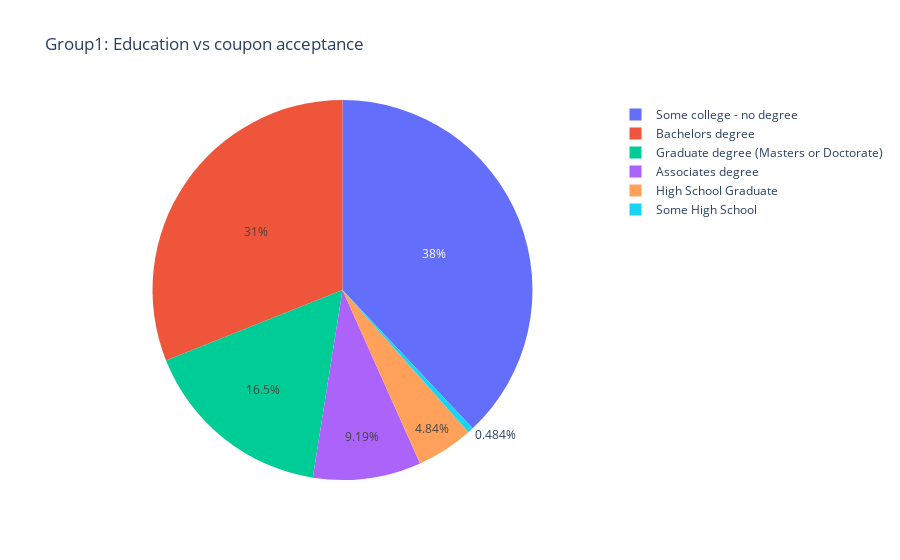
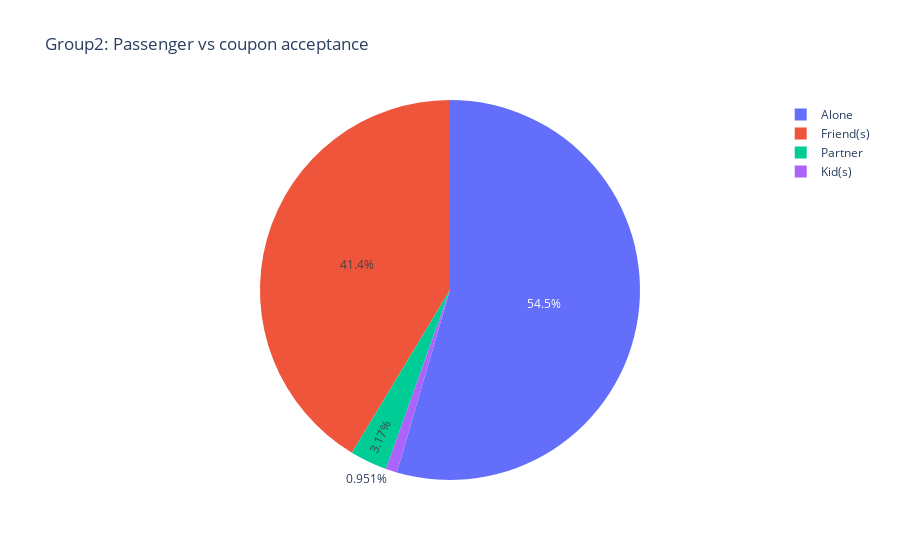

Write notebook code for charts like these, in order.
### Code cell
# Further study these two groups's coupon acceptance using visualization
# Group 1: People who go to a cheap restaurant more than once a month and are single or divorced
# Group 2: People who go to a cheap restaurant less than once a month or are married
#data_res_1_or_less_partners
#data_res_1_or_more_sgl_or_divd

# Study the education influence on coupon acceptance for group 2
gp1_sub = data_res_1_or_less_partners[["education", "Y"]]
gp1_sum = gp1_sub.groupby(['education']).agg(sum)[["Y"]]
gp1_sum_r = gp1_sum.reset_index()

# Create Seaborn pie chart 
#colors = sns.color_palette('pastel')[0:5]
#plt.pie(gp1_sum_r["Y"], labels = gp1_sum_r["education"], colors = colors, autopct='%.0f%%')
#plt.title('Group1: Education vs coupon acceptance')

# Create Plotly pie chart 
fig_6 = px.pie(gp1_sum_r, values='Y', names='education', title = "Group1: Education vs coupon acceptance")
fig_6.show()

#pip install -U kaleido
#fig_6.write_image("images/Coupon_Fig_3.png")

# Study the passenger influence on coupon acceptance for group 2
gp2_rename = data_res_1_or_more_sgl_or_divd.rename(columns={"passanger": "passenger"})
gp2_sub = gp2_rename[["passenger", "Y"]]
gp2_sum = gp2_sub.groupby(['passenger']).agg(sum)[["Y"]]
gp2_sum_r = gp2_sum.reset_index()

# Create Plotly pie chart for group 2
fig_7 = px.pie(gp2_sum_r, values='Y', names='passenger', title = "Group2: Passenger vs coupon acceptance")
fig_7.show()

#fig_7.write_image("images/Coupon_Fig_4.png")

# Conclusions:
# (1) For group 1 of people who go to a cheap restaurant more than once a month and are single or divorced,
#     those with higher education (some colloge, bachelors degree, graduate degree) are more likely to accept 
#     coupons as compared to those with lower education.
#
# (2) For group 2 of people who go to a cheap restaurant less than once a month or are married,
#     those driving alone or with friends are more likely to accept coupons as compared to those driving
#     with partners or kids.

### Figure 1 — Plotly figure (JSON) as saved in the notebook; plotly's stock layout.template omitted (floating-point values rounded to 4 significant figures)
{"data": [{"domain": {"x": [0, 1], "y": [0, 1]}, "hovertemplate": "education=%{label}<br>Y=%{value}<extra></extra>", "labels": ["Associates degree", "Bachelors degree", "Graduate degree (Masters or Doctorate)", "High School Graduate", "Some High School", "Some college - no degree"], "legendgroup": "", "name": "", "showlegend": true, "type": "pie", "values": [114, 385, 204, 60, 6, 471]}], "layout": {"legend": {"tracegroupgap": 0}, "title": {"text": "Group1: Education vs coupon acceptance"}}}

### Figure 2 — Plotly figure (JSON) as saved in the notebook; plotly's stock layout.template omitted (floating-point values rounded to 4 significant figures)
{"data": [{"domain": {"x": [0, 1], "y": [0, 1]}, "hovertemplate": "passenger=%{label}<br>Y=%{value}<extra></extra>", "labels": ["Alone", "Friend(s)", "Kid(s)", "Partner"], "legendgroup": "", "name": "", "showlegend": true, "type": "pie", "values": [344, 261, 6, 20]}], "layout": {"legend": {"tracegroupgap": 0}, "title": {"text": "Group2: Passenger vs coupon acceptance"}}}
